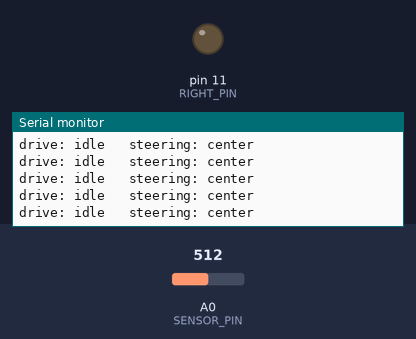
A sketch run on a simulated Arduino Uno, built with avr-gcc and run on an emulated ATmega328P. Shown: output pins drawn as LEDs (lit = HIGH), the last lines printed to the serial monitor. The inputs (shaded band) are chosen by the test bench; at power-on: A0 (SENSOR_PIN) = 512.

Above: at 0.8 s.
0.9 s: A0 (SENSOR_PIN) set to 532
3.9 s: A0 (SENSOR_PIN) set to 564
At 4.7 s:
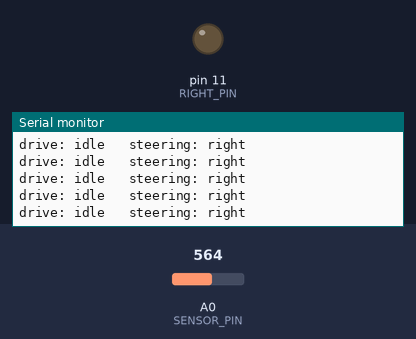
5.8 s: A0 (SENSOR_PIN) set to 440
At 6.3 s:
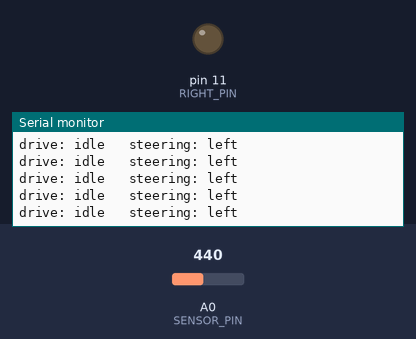
7.7 s: A0 (SENSOR_PIN) set to 461
At 8.2 s:
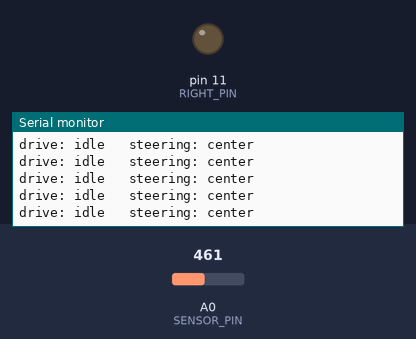
9.2 s: A0 (SENSOR_PIN) set to 560
At 10.1 s:
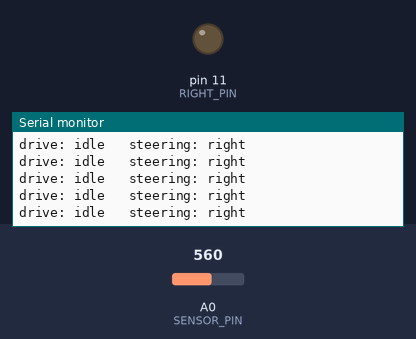

The sketch:

sipPuffToyCar.ino
```cpp
#define SENSOR_PIN A0
#define FORWARD_PIN 8
#define REVERSE_PIN 9
#define LEFT_PIN 10
#define RIGHT_PIN 11

#define SIP_THRESHOLD 450 //analog val
#define PUFF_THRESHOLD 550 //analog val

#define POLL_INTERVAL 10 //ms

#define SHORT_ACTION_MIN 100 //ms
#define SHORT_ACTION_MAX 750 //ms
#define ACTION_SPACE_MIN 50 //ms
#define ACTION_SPACE_MAX 750 //ms

uint32_t sipStartTime;
uint8_t sipStarted = 0;
uint32_t lastSipTime;
uint32_t lastSipDuration;

uint32_t puffStartTime;
uint8_t puffStarted = 0;
uint32_t lastPuffTime;
uint32_t lastPuffDuration;

enum DRIVE_STATE {FORWARD, REVERSE, IDLE};
char *DRIVE_STATE_STRS[] = {"forward", "reverse", "idle"};
uint8_t driveState = IDLE;

//
void setDrive(uint8_t state)
{
	if (driveState == state)
		return;

	if (state == FORWARD)
	{
		pinMode(FORWARD_PIN, OUTPUT);
		pinMode(REVERSE_PIN, INPUT);
	}
	else if (state == REVERSE)
	{
		pinMode(FORWARD_PIN, INPUT);
		pinMode(REVERSE_PIN, OUTPUT);
	}
	else
	{
		pinMode(FORWARD_PIN, INPUT);
		pinMode(REVERSE_PIN, INPUT);
	}

	driveState = state;
}

//
void toggleReverse()
{
	if (driveState == IDLE)
		setDrive(REVERSE);
	else
		setDrive(IDLE);
}

//
void toggleForward()
{
	if (driveState == IDLE)
		setDrive(FORWARD);
	else
		setDrive(IDLE);
}

enum STEERING_STATE {LEFT, RIGHT, CENTER};
char *STEERING_STATE_STRS[] = {"left", "right", "center"};
uint8_t steeringState = CENTER;

//
void setSteering(uint8_t state)
{
	if (steeringState == state)
		return;

	if (state == LEFT)
	{
		pinMode(LEFT_PIN, OUTPUT);
		pinMode(RIGHT_PIN, INPUT);
	}
	else if (state == RIGHT)
	{
		pinMode(LEFT_PIN, INPUT);
		pinMode(RIGHT_PIN, OUTPUT);
	}
	else
	{
		pinMode(LEFT_PIN, INPUT);
		pinMode(RIGHT_PIN, INPUT);
	}

	steeringState = state;
}

//
void setup()
{
	Serial.begin(9600);

	while (1)
	{
		int16_t val = analogRead(SENSOR_PIN);
		if (!sipStarted && val < SIP_THRESHOLD)
		{
			sipStarted = 1;
			sipStartTime = millis();
		}
		else if (sipStarted && val > SIP_THRESHOLD)
		{
			sipStarted = 0;
			uint32_t duration = millis() - sipStartTime;
			if (duration > SHORT_ACTION_MIN)
			{
				uint32_t prevLastSipTime = lastSipTime;
				uint32_t prevLastSipDuration = lastSipDuration;

				lastSipTime = millis();
				lastSipDuration = duration;

				uint32_t space = sipStartTime - prevLastSipTime;

				//two shorts in a row
				if (prevLastSipDuration < SHORT_ACTION_MAX &&
					lastSipDuration < SHORT_ACTION_MAX &&
					space > ACTION_SPACE_MIN && space < ACTION_SPACE_MAX)
					{
						toggleReverse();
					}
			}
		}

		if (!puffStarted && val > PUFF_THRESHOLD)
		{
			puffStarted = 1;
			puffStartTime = millis();
		}
		else if (puffStarted && val < PUFF_THRESHOLD)
		{
			puffStarted = 0;
			uint32_t duration = millis() - puffStartTime;
			if (duration > SHORT_ACTION_MIN)
			{
				uint32_t prevLastPuffTime = lastPuffTime;
				uint32_t prevLastPuffDuration = lastPuffDuration;

				lastPuffTime = millis();
				lastPuffDuration = duration;

				uint32_t space = puffStartTime - prevLastPuffTime;

				//two shorts in a row
				if (prevLastPuffDuration < SHORT_ACTION_MAX &&
					lastPuffDuration < SHORT_ACTION_MAX &&
					space > ACTION_SPACE_MIN && space < ACTION_SPACE_MAX)
					{
						toggleForward();
					}
			}
		}

		//update steering
		if (sipStarted)
			setSteering(LEFT);
		else if (puffStarted)
			setSteering(RIGHT);
		else
			setSteering(CENTER);

		Serial.print("drive: ");
		Serial.print(DRIVE_STATE_STRS[driveState]);
		Serial.print("   steering: ");
		Serial.println(STEERING_STATE_STRS[steeringState]);
		delay(POLL_INTERVAL);
	}
}

//
void loop() {}
```

Measured:
- the behaviour switches between 550 and 551 on A0 (SENSOR_PIN) (found by bisection; images 0 and 1)
- the behaviour switches between 450 and 451 on A0 (SENSOR_PIN) (found by bisection; images 2 and 3)
- after the input at 3.9 s, the serial monitor: prints a new line after 0.06 s (image 1)
- after the input at 5.8 s, the serial monitor: prints a new line after 0.06 s (image 2)
- after the input at 7.7 s, the serial monitor: prints a new line after 0.07 s (image 3)
- after the input at 9.2 s, the serial monitor: prints a new line after 0.06 s (image 4)
